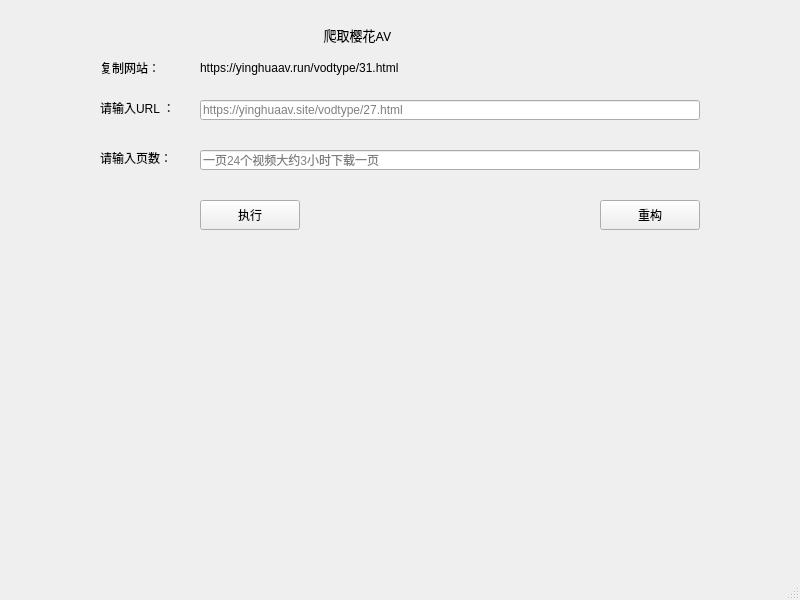
<?xml version="1.0" encoding="UTF-8"?>
<ui version="4.0">
 <class>MainWindow</class>
 <widget class="QMainWindow" name="MainWindow">
  <property name="geometry">
   <rect>
    <x>0</x>
    <y>0</y>
    <width>800</width>
    <height>600</height>
   </rect>
  </property>
  <property name="windowTitle">
   <string>MainWindow</string>
  </property>
  <widget class="QWidget" name="centralwidget">
   <widget class="QLabel" name="label">
    <property name="geometry">
     <rect>
      <x>300</x>
      <y>20</y>
      <width>200</width>
      <height>30</height>
     </rect>
    </property>
    <property name="font">
     <font>
      <family>黑体</family>
      <pointsize>10</pointsize>
     </font>
    </property>
    <property name="text">
     <string>       爬取樱花AV</string>
    </property>
   </widget>
   <widget class="QLabel" name="label_2">
    <property name="geometry">
     <rect>
      <x>100</x>
      <y>100</y>
      <width>100</width>
      <height>15</height>
     </rect>
    </property>
    <property name="text">
     <string>请输入URL ：</string>
    </property>
   </widget>
   <widget class="QLineEdit" name="lineEdit">
    <property name="geometry">
     <rect>
      <x>200</x>
      <y>100</y>
      <width>500</width>
      <height>20</height>
     </rect>
    </property>
    <property name="placeholderText">
     <string>https://yinghuaav.site/vodtype/27.html</string>
    </property>
   </widget>
   <widget class="QPushButton" name="pushButton">
    <property name="enabled">
     <bool>true</bool>
    </property>
    <property name="geometry">
     <rect>
      <x>200</x>
      <y>200</y>
      <width>100</width>
      <height>30</height>
     </rect>
    </property>
    <property name="text">
     <string>执行</string>
    </property>
   </widget>
   <widget class="QPushButton" name="pushButton_2">
    <property name="geometry">
     <rect>
      <x>600</x>
      <y>200</y>
      <width>100</width>
      <height>30</height>
     </rect>
    </property>
    <property name="text">
     <string>重构</string>
    </property>
   </widget>
   <widget class="QLabel" name="label_3">
    <property name="geometry">
     <rect>
      <x>100</x>
      <y>150</y>
      <width>100</width>
      <height>15</height>
     </rect>
    </property>
    <property name="text">
     <string>请输入页数：</string>
    </property>
   </widget>
   <widget class="QLineEdit" name="lineEdit_2">
    <property name="geometry">
     <rect>
      <x>200</x>
      <y>150</y>
      <width>500</width>
      <height>20</height>
     </rect>
    </property>
    <property name="placeholderText">
     <string>一页24个视频大约3小时下载一页</string>
    </property>
   </widget>
   <widget class="QLabel" name="label_4">
    <property name="geometry">
     <rect>
      <x>200</x>
      <y>60</y>
      <width>400</width>
      <height>15</height>
     </rect>
    </property>
    <property name="text">
     <string>https://yinghuaav.run/vodtype/31.html</string>
    </property>
   </widget>
   <widget class="QLabel" name="label_5">
    <property name="geometry">
     <rect>
      <x>100</x>
      <y>60</y>
      <width>72</width>
      <height>15</height>
     </rect>
    </property>
    <property name="text">
     <string>复制网站：</string>
    </property>
   </widget>
  </widget>
  <widget class="QMenuBar" name="menubar">
   <property name="geometry">
    <rect>
     <x>0</x>
     <y>0</y>
     <width>800</width>
     <height>26</height>
    </rect>
   </property>
  </widget>
  <widget class="QStatusBar" name="statusbar"/>
 </widget>
 <resources/>
 <connections>
  <connection>
   <sender>pushButton_2</sender>
   <signal>clicked()</signal>
   <receiver>lineEdit</receiver>
   <slot>clear()</slot>
   <hints>
    <hint type="sourcelabel">
     <x>651</x>
     <y>255</y>
    </hint>
    <hint type="destinationlabel">
     <x>577</x>
     <y>141</y>
    </hint>
   </hints>
  </connection>
  <connection>
   <sender>pushButton</sender>
   <signal>clicked()</signal>
   <receiver>MainWindow</receiver>
   <slot>slot1()</slot>
   <hints>
    <hint type="sourcelabel">
     <x>455</x>
     <y>253</y>
    </hint>
    <hint type="destinationlabel">
     <x>247</x>
     <y>270</y>
    </hint>
   </hints>
  </connection>
  <connection>
   <sender>pushButton_2</sender>
   <signal>clicked()</signal>
   <receiver>lineEdit_2</receiver>
   <slot>clear()</slot>
   <hints>
    <hint type="sourcelabel">
     <x>649</x>
     <y>250</y>
    </hint>
    <hint type="destinationlabel">
     <x>430</x>
     <y>176</y>
    </hint>
   </hints>
  </connection>
  <connection>
   <sender>pushButton</sender>
   <signal>clicked()</signal>
   <receiver>pushButton</receiver>
   <slot>hide()</slot>
   <hints>
    <hint type="sourcelabel">
     <x>449</x>
     <y>240</y>
    </hint>
    <hint type="destinationlabel">
     <x>449</x>
     <y>240</y>
    </hint>
   </hints>
  </connection>
 </connections>
 <slots>
  <slot>slot1()</slot>
 </slots>
</ui>
